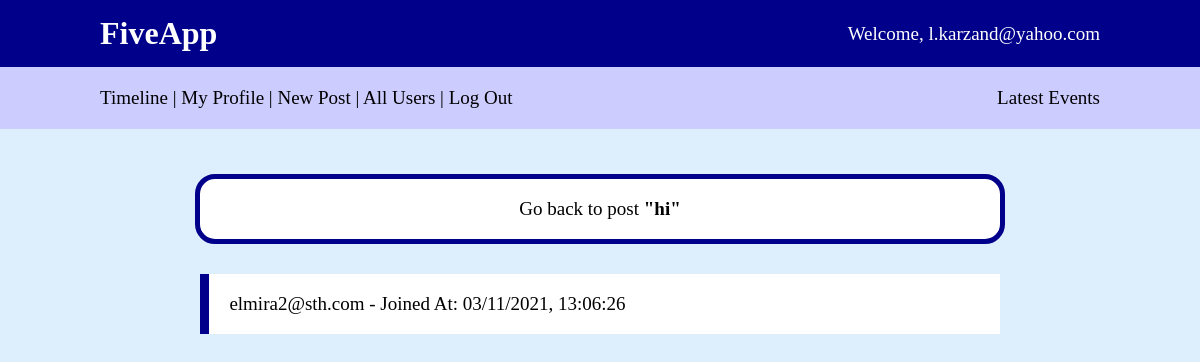
Page /posts/hi/likes/ (signed in) on the committed database.
### apps/member/models/user.py (models this page shows, shortened)
class Member(AbstractBaseUser, PermissionsMixin):
    first_name = models.CharField('first name', max_length=150, blank=True)
    last_name = models.CharField('last name', max_length=150, blank=True)
    email = models.EmailField('email address', unique=True)  # username.
    register_time = models.DateTimeField('date joined', auto_now_add=True)
    GENDER_CHOICES = (
        ('F', 'Female'),
        ('M', 'Male'),
    )
    gender = models.CharField('Gender', max_length=1, blank=True, null=True, choices=GENDER_CHOICES)
    website = models.CharField('Website Link', max_length=50, blank=True, null=True)  # website link.
    bio = models.TextField('Biography', blank=True, null=True)
    phone_regex = RegexValidator(regex=r'09[0-3][0-9]-?[0-9]{3}-?[0-9]{4}',
                                 message="Phone number must be entered in the format: '09121234567'.\
                                  exactly 11 digits allowed.")
    phone_number = models.CharField(validators=[phone_regex], max_length=11, blank=True, null=True, unique=True)
    is_active = models.BooleanField('Active', default=False)  # false means either member has registered but hasn't
    is_superuser = models.BooleanField('Superuser', default=False)  # whether or not member has access to admin panel.
    is_staff = models.BooleanField('Staff', default=False)  # whether or not member has permission to all features and
    sms_code = models.CharField('Sms Code', max_length=4)  # used for authentication in case member chooses
    USERNAME_FIELD = 'email'
    REQUIRED_FIELDS = []
    objects = MemberManager()
    def __str__(self):
        return self.email + ' - Joined At: ' + self.register_time.strftime("%m/%d/%Y, %H:%M:%S")
    class Meta:
        verbose_name = 'member'
        verbose_name_plural = 'members'
        app_label = "member"

### apps/post/models/post.py (models this page shows, shortened)
class Post(models.Model):
    title = models.CharField('Title', max_length=200)
    publisher = models.ForeignKey(settings.AUTH_USER_MODEL, verbose_name='Publisher', related_name='publisher',
                                  on_delete=models.DO_NOTHING)
    content = models.TextField('Content', null=True, blank=True)
    photo = models.ImageField(verbose_name='Photo', upload_to='post', null=True, blank=True)
    publish_date = models.DateTimeField('Publish Date', auto_now_add=True)
    liked = models.ManyToManyField(settings.AUTH_USER_MODEL, verbose_name='liked by')  # members who liked this post.
    slug = AutoSlugField('slug', populate_from=['title'], unique=True, default='')

### apps/post/views.py (the view)
# urls.py: path('<slug:slug>/likes/', PostLikedList.as_view(), name='likes'),
class PostLikedList(LoginRequiredMixin, View):
    def get(self, request, slug):
        current_post = Post.objects.get(slug=slug)
        return render(request, 'post/post_liked_list.html', {'liked_list': current_post.liked.all(),
                                                             'title': current_post.title,
                                                             'slug': slug})

### lib/templatetags/messenger_tags.py (called while the page is built)
@register.inclusion_tag('lib/latest_events.html')
def latest_events(user):
    events = Event.objects.filter(viewer=user).order_by('-date')[:5]
    return {'events': events}

@register.simple_tag
def get_title_by_comment(comment_id):
    return Comment.objects.get(pk=comment_id).post.title

@register.filter
def get_slug_by_comment(comment_id):
    return Comment.objects.get(pk=comment_id).post.slug

### apps/post/templates/post/post_liked_list.html (shortened to what this page needs)
{% extends 'base.html' %}
{% load static %}
{% block style %}
    <link rel="stylesheet" type="text/css" href="{% static 'post/post_liked_list.css' %}">
{% endblock %}
{% block body %}
    <a href="{% url 'post' slug %}" class="d-flex user post_link">
        <span>Go back to post <b>"{{ title }}"</b></span>
    </a>
    {% for user_obj in liked_list %}
        <a href="{% url 'profile' user_obj.id %}">
            <div class="d-flex user">
                <div class="child1"></div>
                <span class="d-flex jc-sb child2">{{ user_obj }}</span>
            </div>
        </a>
    {% endfor %}
{% endblock %}

### templates/base.html (shortened to what this page needs)
{% load static %}
{% load messenger_tags %}
<!DOCTYPE html>
<html lang="en">
<head>
    {% block style %}{% endblock %}
    <link rel="stylesheet" type="text/css" href="{% static 'lib/base_style.css' %}">
</head>
<body style="margin: 0; padding: 0;">
<div style="display: flex; flex-direction: column">
    <header>
        <div class="d-flex">
            <h1>FiveApp</h1>
            <p class="fs_19">Welcome, {{ user.get_username }}</p>
        </div>
    </header>
    <nav class="d-flex fs_19">
        <div>
            <a href="{% url 'timeline' %}">Timeline</a> |
            <a href="{% url 'profile' user.id %}">My Profile</a> |
            <a href="{% url 'new_post' %}">New Post</a> |
            <a href="{% url 'users' %}">All Users</a> |
            <a href="{% url 'logout' %}">Log Out</a>
        </div>
        <div id="latest_nav">Latest Events</div>
    </nav>
    <div class="d-flex">
        <main>
            {% block body %}{% endblock %}
        </main>
    </div>
</div>
</body>
</html>

### apps/post/static/post/post_liked_list.css (style rules this page uses)
.user { width: 800px; background: white; height: 60px; line-height: 60px; margin-bottom: 15px; font-size: 19px; }
.child1 { content: none; width: 10px; height: 60px; background: darkblue; }
.child2 { padding: 0 20px; width: 100%; }
.post_link { justify-content: center; border-radius: 20px; margin: 20px 0 30px 0; border: solid 5px darkblue; }

### templates/base.html (style rules this page uses)
html, body { height: auto; }

### rows in the picture
Member: get_username "l.karzand@yahoo.com"
Post: title "hi"
Member: email+register_time "elmira2@sth.com - Joined At: 03/11/2021, 13:06:26"
